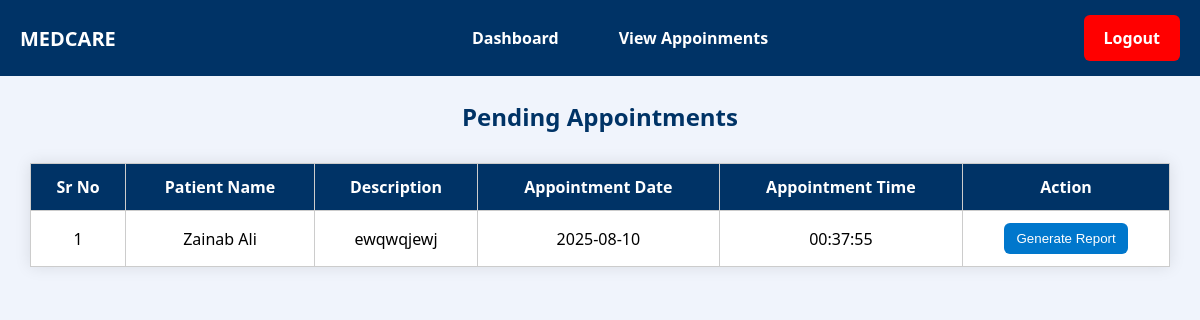
Screenshot of /doctor_appoinments.php (signed in) with the database file from the repository.
### tables this page shows
CREATE TABLE `appointments` (
  `appointment_id` int(11) NOT NULL,
  `pat_id` int(11) DEFAULT NULL,
  `doc_id` int(11) DEFAULT NULL,
  `description` text DEFAULT NULL,
  `status` varchar(20) DEFAULT 'Pending',
  `appointment_date` date DEFAULT curdate(),
  `appointment_time` time DEFAULT curtime()
);

CREATE TABLE `patient` (
  `pat_id` int(11) NOT NULL,
  `Name` varchar(30) NOT NULL,
  `Age` int(11) NOT NULL,
  `Gender` varchar(1) NOT NULL,
  `Medical_Condition` text DEFAULT NULL,
  `SSN` int(11) NOT NULL,
  `Srs_Level` varchar(50) NOT NULL,
  `Police_Case` tinyint(1) DEFAULT 0
);

### doctor_appoinments.php (the view, shortened to what this page needs)
<?php
include("connection.php");
$doc_id = $_SESSION['doc_id'];
$sql = "SELECT a.appointment_id, p.name AS patient_name, a.description, a.appointment_date, a.appointment_time
        FROM appointments a
        JOIN Patient p ON a.pat_id = p.pat_id
        WHERE a.doc_id = $doc_id AND a.status = 'Pending'
        ORDER BY a.appointment_date DESC";
$result = $conn->query($sql);
?>
<!DOCTYPE html>
<html>
<head>
</head>
<body>
    <div class="navbar">
    <div class="logo">
        <span>MEDCARE</span>
    </div>
    <div class="menu">
        <a href="doc_dashboard.php">Dashboard</a>
        <a href="doctor_appoinments.php">View Appoinments</a>
    </div>
    <a href="logout.php" class="logout">Logout</a>
</div>
<h2>Pending Appointments</h2>
<?php if ($result->num_rows > 0): ?>
<table>
    <tr>
        <th>Sr No</th>
        <th>Patient Name</th>
        <th>Description</th>
        <th>Appointment Date</th>
        <th>Appointment Time</th>
        <th>Action</th>
    </tr>
    <?php
    $sr = 1;
    while ($row = $result->fetch_assoc()) {
        echo "<tr>
                <td>{$sr}</td>
                <td>{$row['patient_name']}</td>
                <td>{$row['description']}</td>
                <td>{$row['appointment_date']}</td>
                <td>{$row['appointment_time']}</td>
                <td>
                    <form method='POST' action='filePatientReport.php'>
                        <input type='hidden' name='appointment_id' value='{$row['appointment_id']}'>
                        <button type='submit'>Generate Report</button>
                    </form>
                </td>
              </tr>";
        $sr++;
    }
    ?>
</table>
<?php else: ?>
    <p style="text-align:center; color:#555;">No pending appointments found.</p>
<?php endif; ?>
</body>
</html>

### doctor_appoinments.php (style rules this page uses)
.navbar { background-color: #003366; padding: 15px 20px; display: flex; justify-content: center; align-items: center; position: fixed; top: 0; left: 0; right: 0; z-index: 10; width: 100%; }
.navbar .logo { position: absolute; left: 20px; font-size: 20px; font-weight: bold; color: white; }
.navbar .menu { display: flex; gap: 20px; justify-content: center; width: 100%; text-align: center; }
.navbar .menu a { color: white; text-decoration: none; padding: 12px 20px; font-size: 16px; font-weight: bold; border-radius: 6px; transition: all 0.3s ease; position: relative; }
.navbar .menu a::after { content: ''; position: absolute; width: 0%; height: 3px; bottom: 0; left: 50%; background: white; border-radius: 2px; transition: all 0.4s ease-in-out; transform: translateX(-50%); }
.navbar .logout { position: absolute; right: 60px; color: white; font-weight: bold; padding: 12px 20px; border-radius: 6px; transition: background-color 0.3s ease; font-size: 16px; text-decoration: none; background-color: red; }
.navbar .logout::after { content: ''; position: absolute; width: 0%; height: 3px; bottom: 0; left: 50%; background: white; border-radius: 2px; transition: all 0.4s ease-in-out; transform: translateX(-50%); }
body { font-family: 'Segoe UI', sans-serif; margin: 0; padding: 30px; background-color: #f0f4fc; }
h2 { text-align: center; color: #003366; margin-top: 70px; }
table { width: 100%; border-collapse: collapse; margin-top: 30px; background-color: white; box-shadow: 0 0 15px rgba(0,0,0,0.1); }
th, td { padding: 12px; text-align: center; border: 1px solid #ccc; }
th { background-color: #003366; color: white; }
button { background-color: #0077cc; color: white; padding: 8px 12px; border: none; border-radius: 6px; cursor: pointer; }

### rows the page displays
appointments: pat.Name "Zainab Ali", description "ewqwqjewj", appointment_date "2025-08-10", appointment_time "00:37:55"
